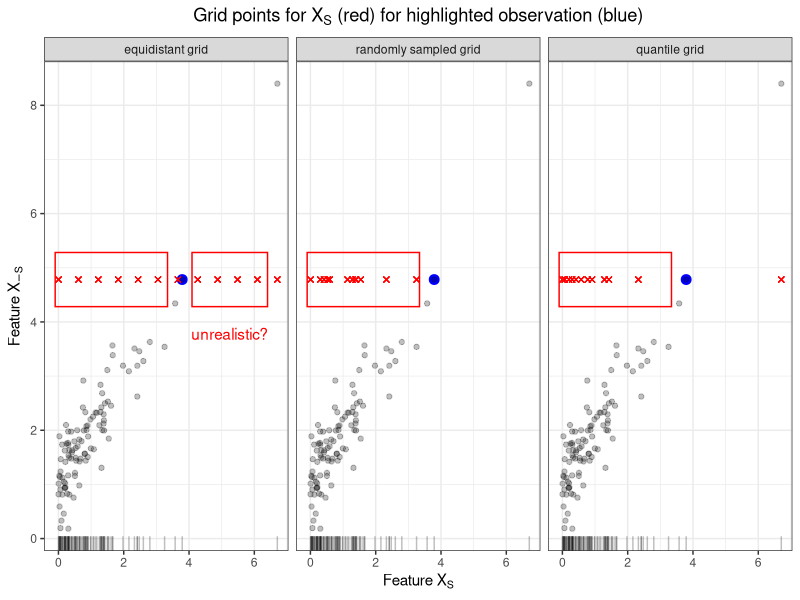

Recreate this plot in R.
# PREREQ -----------------------------------------------------------------------

library(ggplot2)
theme_set(theme_bw())

# DATA -------------------------------------------------------------------------

set.seed(12345678)
n = 100
ngrid = 11
x1 = rexp(n, rate = 1)
x2 = x1 + rnorm(n, mean(x1), sd = 0.5*sd(x1)) #rexp(1000, rate = 100)

# grid
grid.x1 = seq(min(x1), max(x1), length = ngrid+1)
grid.x2 = seq(min(x2), max(x2), length = ngrid+1)

const.x2 = rep(sort(x2, decreasing = T)[2], length = ngrid+1)
data1.const = expand.grid(x1 = grid.x1, x2 = const.x2)
data1.const$method = "equidistant grid"


data1 = expand.grid(x1 = grid.x1, x2 = grid.x2)
data1$method = "equidistant grid"

# subsample
grid.x1 = sample(x1, size = ngrid+1)
grid.x2 = sample(x2, size = ngrid+1)

data2.const = expand.grid(x1 = grid.x1, x2 = const.x2)
data2.const$method = "randomly sampled grid"

data2 = expand.grid(x1 = grid.x1, x2 = grid.x2)
data2$method = "randomly sampled grid"
# quantile
grid.x1 = quantile(x1, 0:(ngrid)/(ngrid), type = 1)
grid.x2 = quantile(x2, 0:(ngrid)/(ngrid), type = 1)

data3.const = expand.grid(x1 = grid.x1, x2 = const.x2)
data3.const$method = "quantile grid"

data3 = expand.grid(x1 = grid.x1, x2 = grid.x2)
data3$method = "quantile grid"

data = rbind(data1, data2, data3)
data$method = factor(data$method, levels = c("equidistant grid", "randomly sampled grid", "quantile grid"))

data.const = rbind(data1.const, data2.const, data3.const)
data.const$method = factor(data.const$method, levels = c("equidistant grid", "randomly sampled grid", "quantile grid"))

ind = which(x2 == sort(x2, decreasing = TRUE)[2])

# PLOT -------------------------------------------------------------------------

p = ggplot(data = data, aes(x1, x2)) +
  geom_point(data = data.frame(x1 = x1[ind], x2 = x2[ind]), aes(x1, x2), size = 3, col = "blue") +
  geom_point(data = data.frame(x1 = x1, x2 = x2), aes(x1, x2), alpha = 0.25) +
  geom_rug(data = data.frame(x1 = x1, x2 = x2), aes(x = x1), alpha = 0.25, sides = "b") +
  geom_point(data = data.const, aes(x1, x2), shape = 4, alpha = 0.5, col = "red") +
  facet_grid(~ method) +
  xlab("Feature"~X[S]) +
  ylab("Feature"~X[-S]) +
  ggtitle("Grid points for"~X[S]~"(red) for highlighted observation (blue)")


ann_text = data.frame(x1 = max(x1), x2 = x2[ind], diff = max(diff(sort(x1))), #lab = "Text",
                      method = factor("equidistant grid", levels = levels(data$method)))
p = p + 
  geom_text(data = ann_text, aes(x = x1-diff/2, y = x2), nudge_y = -1, label = paste0("unrealistic?"), parse = F, col = "red") +
  geom_rect(data = ann_text, mapping = aes(ymax = x2 + 0.5, ymin = x2 - 0.5,
                                           xmax = x1 - 0.3, xmin = (x1-diff) + 0.3), alpha = 0, size = 0.5,
            colour = "red", fill = "red") +
  geom_rect(data = ann_text, mapping = aes(ymax = x2 + 0.5, ymin = x2 - 0.5,
                                           xmax = (x1-diff) - 0.45, xmin = -0.1), alpha = 0, size = 0.5,
            colour = "red", fill = "red") +
  theme(plot.title = element_text(hjust = 0.5))

ann_text = data.frame(x1 = max(x1), x2 = x2[ind], diff = max(diff(sort(x1))), #lab = "Text",
                      method = factor("randomly sampled grid", levels = levels(data$method)))
p = p + 
  geom_rect(data = ann_text, mapping = aes(ymax = x2 + 0.5, ymin = x2 - 0.5,
                                           xmax = (x1-diff) - 0.45, xmin = -0.1), alpha = 0, size = 0.5,
            colour = "red", fill = "red") +
  theme(plot.title = element_text(hjust = 0.5))

ann_text = data.frame(x1 = max(x1), x2 = x2[ind], diff = max(diff(sort(x1))), #lab = "Text",
                      method = factor("quantile grid", levels = levels(data$method)))
p = p + 
  geom_rect(data = ann_text, mapping = aes(ymax = x2 + 0.5, ymin = x2 - 0.5,
                                           xmax = (x1-diff) - 0.45, xmin = -0.1), alpha = 0, size = 0.5,
            colour = "red", fill = "red") +
  theme(plot.title = element_text(hjust = 0.5))

ggsave("../figure/sampling.pdf", p, height = 2.5, width = 7.5)
